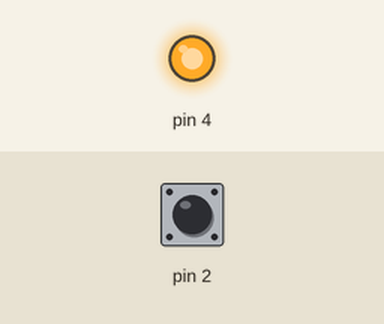
The sketch below on a simulated Arduino Uno, built with avr-gcc and run on an emulated ATmega328P. Parts: output pins drawn as LEDs (lit = HIGH). The inputs (shaded band) are chosen by the test bench; at power-on: pin 2 HIGH.

Above: at 1.2 s.
1.3 s: pin 2 pulled LOW for 0.15 s
At 1.9 s:
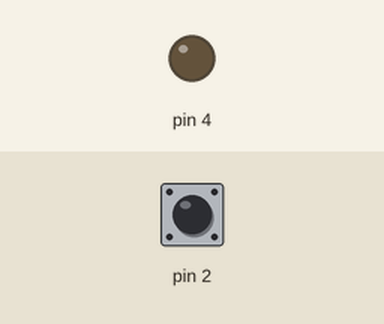
Timing chart, 0 to 7.8 s (numbered marks = the images above; inputs shaded):
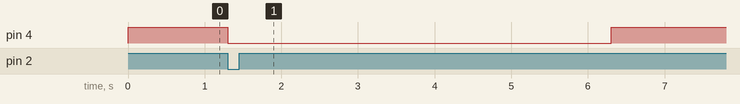

The sketch:

Led_Piscar_Condicional.ino
```cpp
int tempo1 = 200;
int tempo2 = 500;
int tempo3 = 5000;

void setup() {
  pinMode (2, INPUT_PULLUP);
  pinMode (4, OUTPUT);
  digitalWrite(4,HIGH);
}

void loop() {
  if (!digitalRead (2)) {
    digitalWrite(4,LOW); //Para escrever nível alto na saída digital
    delay(tempo3);


  }
  else {
    digitalWrite(4,HIGH); //Para escrever nível alto na saída digital

  }

}
```

Measured:
- after the input at 1.3 s, pin 4: HIGH → LOW at once, → HIGH 5.0 s later
